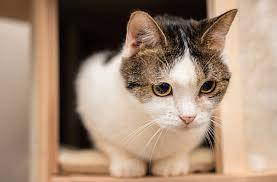
#> input picture 图像仿射变换_opencv-affine-transform/图像翻转_opencv-filp/src/cat.png, 277 x 182 px
$ python flip_by_warpaffine.py
#> lines starting #> are read from the running program, lines starting #| are printed output that depends on the picture
'''
使用仿射矩阵实现反转
'''
import cv2
import numpy as np
from matplotlib import pyplot as plt

img = cv2.imread('cat.png')
#> img is the input picture: shape (182, 277, 3); mean B, G, R 117.9, 138.1, 163.3
height,width,channel = img.shape
#> height = 182; width = 277; channel = 3

# 水平翻转
M1 = np.float32([[-1, 0, width], [0, 1, 0]])
#> M1 = [[-1, 0, 277], [0, 1, 0]]
flip_h =  cv2.warpAffine(img, M1, (width, height))
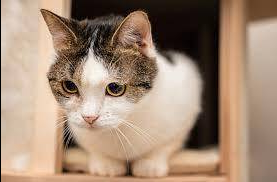
#> flip_h: shape (182, 277, 3); mean B, G, R 117.4, 137.5, 162.7

# 垂直翻转
M2 = np.float32([[1, 0, 0], [0, -1, height]])
#> M2 = [[1, 0, 0], [0, -1, 182]]
flip_v =  cv2.warpAffine(img, M2, (width, height))
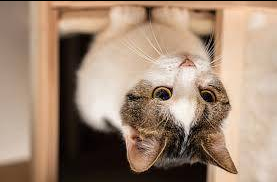
#> flip_v: shape (182, 277, 3); mean B, G, R 117.6, 137.7, 162.8

# 水平垂直同时翻转
M3 = np.float32([[-1, 0, width], [0, -1, height]])
flip_hv =  cv2.warpAffine(img, M3, (width, height))
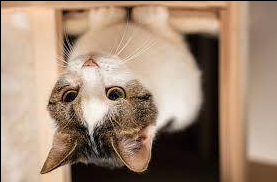
#> flip_hv: shape (182, 277, 3); mean B, G, R 117.1, 137.1, 162.2

def bgr2rbg(img):
    '''
        将颜色空间从BGR转换为RBG
    '''
    return img[:,:,::-1]
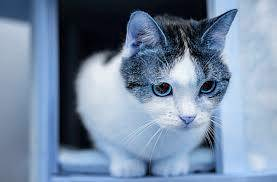
#> returned value: shape (182, 277, 3); mean of channels 0, 1, 2 163.3, 138.1, 117.9; drawn as B, G, R

plt.subplot(221)
plt.title('SRC')
plt.imshow(bgr2rbg(img))

plt.subplot(222)
plt.title('Horizontally')
plt.imshow(bgr2rbg(flip_h))
#> in bgr2rbg (call 2), `return img[:,:,::-1]`:
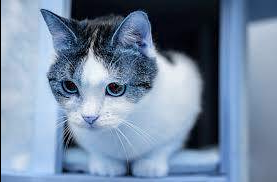
#> returned value: shape (182, 277, 3); mean of channels 0, 1, 2 162.7, 137.5, 117.4; drawn as B, G, R

plt.subplot(223)
plt.title('Vertically')
plt.imshow(bgr2rbg(flip_v))
#> in bgr2rbg (call 3), `return img[:,:,::-1]`:
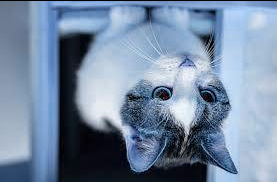
#> returned value: shape (182, 277, 3); mean of channels 0, 1, 2 162.8, 137.7, 117.6; drawn as B, G, R

plt.subplot(224)
plt.title('Horizontally & Vertically')
plt.imshow(bgr2rbg(flip_hv))
#> in bgr2rbg (call 4), `return img[:,:,::-1]`:
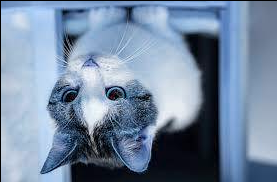
#> returned value: shape (182, 277, 3); mean of channels 0, 1, 2 162.2, 137.1, 117.1; drawn as B, G, R

plt.show()
